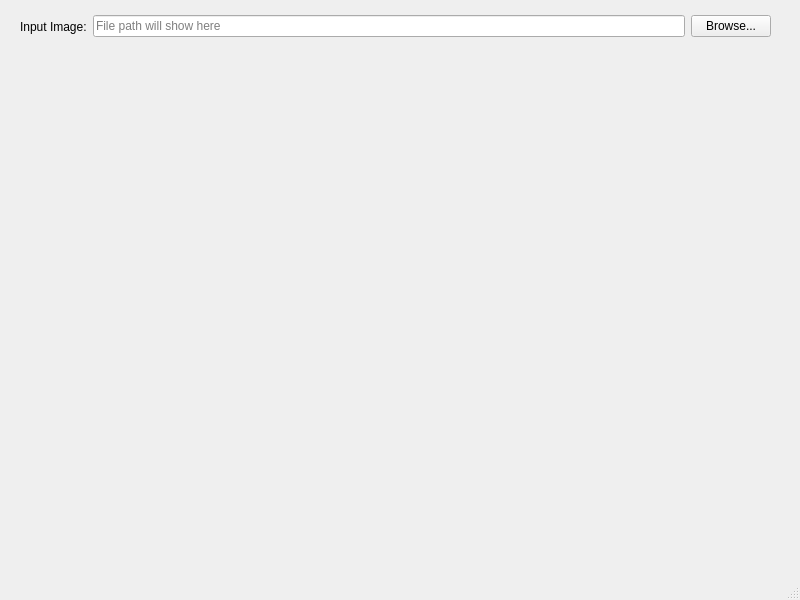
<?xml version="1.0" encoding="UTF-8"?>
<ui version="4.0">
 <class>MainWindow</class>
 <widget class="QMainWindow" name="MainWindow">
  <property name="geometry">
   <rect>
    <x>0</x>
    <y>0</y>
    <width>800</width>
    <height>600</height>
   </rect>
  </property>
  <property name="windowTitle">
   <string>Image Analyzer</string>
  </property>
  <widget class="QWidget" name="centralwidget">
   <widget class="QWidget" name="">
    <property name="geometry">
     <rect>
      <x>20</x>
      <y>10</y>
      <width>751</width>
      <height>33</height>
     </rect>
    </property>
    <layout class="QHBoxLayout" name="horizontalLayout">
     <item>
      <widget class="QLabel" name="label">
       <property name="text">
        <string>Input Image:</string>
       </property>
      </widget>
     </item>
     <item>
      <widget class="QLineEdit" name="lineEdit">
       <property name="readOnly">
        <bool>true</bool>
       </property>
       <property name="placeholderText">
        <string>File path will show here</string>
       </property>
      </widget>
     </item>
     <item>
      <widget class="QPushButton" name="pushButton">
       <property name="toolTip">
        <string>Browse filesystem for an image to analyze</string>
       </property>
       <property name="toolTipDuration">
        <number>-1</number>
       </property>
       <property name="text">
        <string>Browse...</string>
       </property>
      </widget>
     </item>
    </layout>
   </widget>
  </widget>
  <widget class="QMenuBar" name="menubar">
   <property name="geometry">
    <rect>
     <x>0</x>
     <y>0</y>
     <width>800</width>
     <height>24</height>
    </rect>
   </property>
  </widget>
  <widget class="QStatusBar" name="statusbar"/>
 </widget>
 <resources/>
 <connections/>
</ui>
